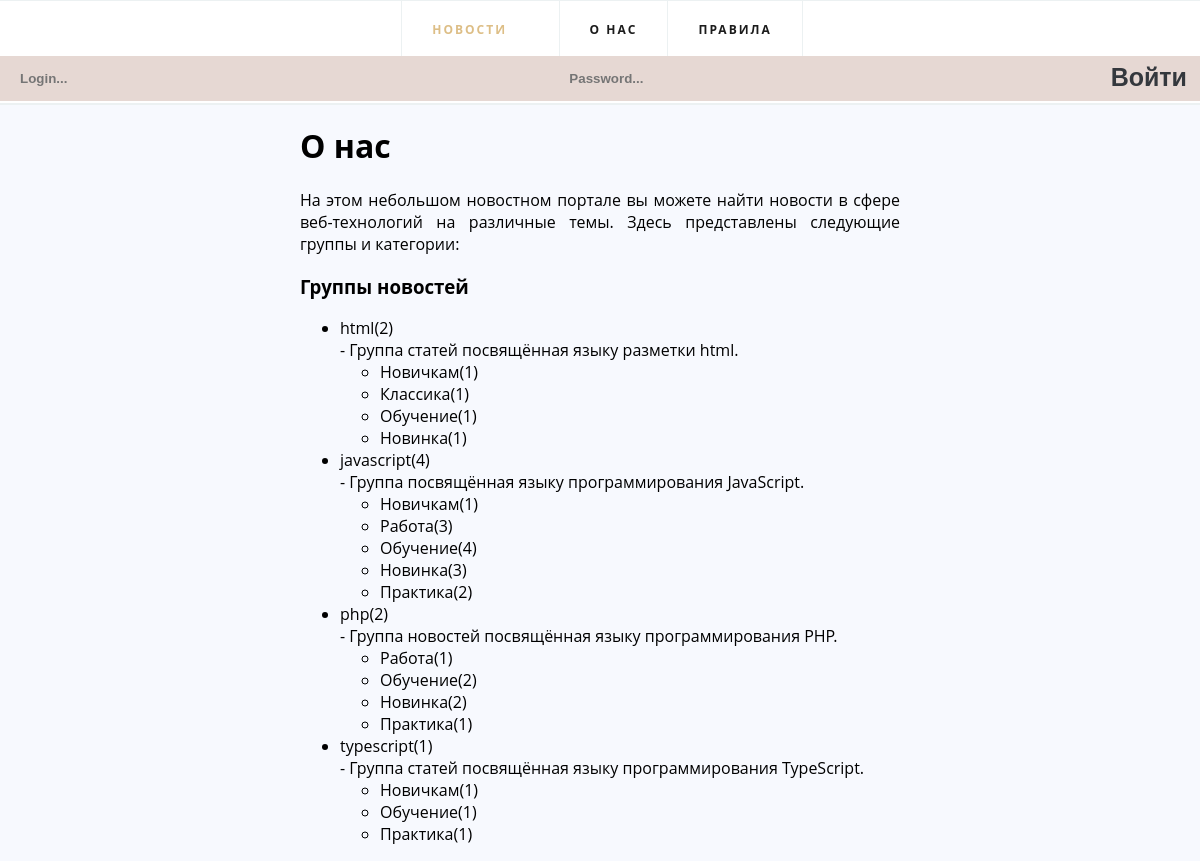
Page /about.php on the committed database.
### tables this page shows
CREATE TABLE `groups` (
  `name` varchar(100) NOT NULL,
  `description` varchar(255) NOT NULL
);

CREATE TABLE `categories` (
  `name` varchar(100) NOT NULL,
  `ru_name` varchar(200) NOT NULL,
  `description` varchar(255) NOT NULL
);

### dbconfig.php (called while the page is built, shortened)
<?
    class NewsDB{
        private $host;
        private $dbname;
        private $pdo;
        public $limit = 2;
        function __construct($host, $dbname){
            $this->host = $host;
            $this->dbname = $dbname;
        }
        function connect($login, $password){
            $dsn = 'mysql:host='.$this->host.';dbname='.$this->dbname;
            $this->pdo = new PDO($dsn, 'root', 'root');
        }
        function get_gc_news($group, $category, $page = 0){
            $news = "SELECT * FROM news JOIN categorized_news cn on news.id = cn.news_id WHERE group_name = :group and cat_name = :category ORDER by post_date DESC";
            $limitsql = "LIMIT :limit OFFSET :start";
            if ($page > 0){
                $news = $news.' '.$limitsql;
                $offset = ($page - 1)*$this->limit;
                $query = $this->pdo->prepare($news);
                $query->bindValue('limit', $this->limit, PDO::PARAM_INT);
                $query->bindValue('start', $offset, PDO::PARAM_INT);
            } else {
                $query = $this->pdo->prepare($news);
            }
            $query->bindValue('group', $group, PDO::PARAM_STR);
            $query->bindValue('category', $category, PDO::PARAM_STR);
            $query->execute();
            return $query;
        }
        function get_grouped_news($group, $page = 0){
            $news = "SELECT * FROM news WHERE group_name = :group ORDER by post_date DESC";
            $limitsql = "LIMIT :limit OFFSET :start";
            if ($page > 0){
                $news = $news.' '.$limitsql;
                $offset = ($page - 1)*$this->limit;
                $query = $this->pdo->prepare($news);
                $query->bindValue('limit', $this->limit, PDO::PARAM_INT);
                $query->bindValue('start', $offset, PDO::PARAM_INT);
            } else {
                $query = $this->pdo->prepare($news);
            }
            $query->bindValue('group', $group, PDO::PARAM_STR);
            $query->execute();
            return $query;
        }
        function get_groups(){
            $groups = "SELECT * FROM `groups`";
            $query = $this->pdo->query($groups);
            return $query;
        }
        function get_categories(){
            $cat = "SELECT * FROM categories ORDER by name";
            $query = $this->pdo->query($cat);
            return $query;
        }
    }
?>

### about.php (the view, shortened to what this page needs)
<!DOCTYPE html>
<html>
<head>
    <link href="css/style.css" rel="stylesheet" type="text/css">
</head>
<body>
    <?
            require 'dbconfig.php';
            $db = new NewsDB('localhost', 'webnews');
            $db->connect('root', 'root');
            require 'mainmenu.php';
    ?>
    <div id='main'>
        <h1>О нас</h1>
        <p>На этом небольшом новостном портале вы можете найти новости в сфере веб-технологий на различные темы. Здесь представлены следующие группы и категории:</p>
        <h3>Группы новостей</h3>
        <ul class="groups-list">
            <?php
                $groups = $db->get_groups();
                while($row = $groups->fetch(PDO::FETCH_OBJ)){
                    $amount = $db->get_grouped_news($row->name)->rowCount();
                    $categories = $db->get_categories();
                    if($amount > 0){
                        echo '<li><a href="/news/group-'.$row->name.'/">'.$row->name.'('.$amount.')</br> - '.$row->description.'</a>';
                        echo '<ul class="cat-list">';
                        while($catrow = $categories->fetch(PDO::FETCH_OBJ)){
                            $amount = $db->get_gc_news($row->name, $catrow->name)->rowCount();
                            if($amount > 0){
                                echo '<li><a href="/news/group-'.$row->name.'/'.strtolower($catrow->name).'/">'.$catrow->ru_name.'('.$amount.')'.'</a>';
                                echo '</li>';
                            }
                        }
                        echo '</ul>';
                        echo '</li>';
                    }
                }
            ?>
        </ul>
    </div>
</body>
</html>

### mainmenu.php (shortened to what this page needs)
<nav>
    <ul class="topmenu">
        <li><a href="/news/" class="active">Новости<span class="fa fa-angle-down"></span></a>
        </li>
        <li><a href="/about.php">О нас</a></li>
        <li><a href="/rules.php">Правила</a></li>
    </ul>
    <?php
        if(isset($_SESSION['username'])){
            echo '<form class="authorization" action="/logout.php" method="post">';
            echo '<h2>Привет, '.$_SESSION['username'].'!<h2>';
            echo '<input type="submit" class="submit" name="submit" value="Выйти">';
            echo '</form>';
        }else{
            require "authmenu.php";
        }
    ?>
</nav>

### authmenu.php
<form class="authorization" action="/login.php" method="post">
    <input name="login" class="login" type="text" placeholder="Login...">
    <input name="password" class="password" type="password" placeholder="Password...">
    <input name="submit" class="submit" type="submit" value="Войти">
</form>

### css/style.css (style rules this page uses)
#main { max-width: 600px; margin: auto; }
p { text-align: justify; }
ul.groups-list li a { text-decoration: none; }
nav form.authorization { display: flex; flex-direction: row; }
input { margin: 0; }
a { text-decoration: none; color: black; }
* { box-sizing: border-box; }
body { margin: 0; background: #f7f9fe; font-family: 'Open Sans', sans-serif; }
nav { background: white; box-shadow: 0 2px 0 0 #ECF1F2; border-top: 1px solid #ECF1F2; text-align: center; }
nav a { text-decoration: none; display: block; transition: .3s linear; }
nav ul { list-style: none; margin: 0; padding: 0; }
.topmenu > li { display: inline-block; position: relative; margin-right: -4px; border-left: 1px solid #ECF1F2; }
.topmenu > li:last-child { border-right: 1px solid #ECF1F2; }
.topmenu > li > a { font-weight: bold; padding: 20px 30px; font-size: 12px; text-transform: uppercase; letter-spacing: 2px; color: #1c1c1c; }
.active:after, .submenu-link:after { content: "\f107"; font-family: "FontAwesome"; color: inherit; margin-left: 10px; }
.topmenu .active, .topmenu > li > a:hover, .submenu li a:hover { color: #ddbe86; }
input[type="text"], input[type="password"], select, input[type="submit"] { background: rgb(210, 206, 201); box-shadow: inset -100px -100px 0 rgb(230, 216, 211); color: rgb(130, 116, 111); }
input[type="text"], input[type="password"], select, input[type="submit"] { position: relative; display: block; width: 100%; height: 45px; border: 0; outline: 0; top: -2px; padding: 0 0 0 20px; font-weight: 700; }
input[type="submit"] { padding: 0px; }
input[type="submit"] { width: 200px; height: 45px; color: rgb(52, 56, 61); border: 2px solid black; outline: 0; z-index: 2; border: 6px solid rgb(230, 216, 211); font-size: 25px; text-indent: -10px; padding-left: 9px; padding-bottom: 3px; text-align: center; margin: auto; }

### rows in the picture
groups: name "html", amount "2", description "Группа статей посвящённая языку разметки html."
categories: ru_name "Новичкам", amount "1"
categories: ru_name "Классика", amount "1"
categories: ru_name "Обучение", amount "1", amount "4", amount "2"
categories: ru_name "Новинка", amount "1", amount "3", amount "2"
groups: name "javascript", amount "4", description "Группа посвящённая языку программирования JavaScript."
categories: ru_name "Работа", amount "3", amount "1"
categories: ru_name "Практика", amount "2", amount "1"
groups: name "php", amount "2", description "Группа новостей посвящённая языку программирования PHP."
groups: name "typescript", amount "1", description "Группа статей посвящённая языку программирования TypeScript."
